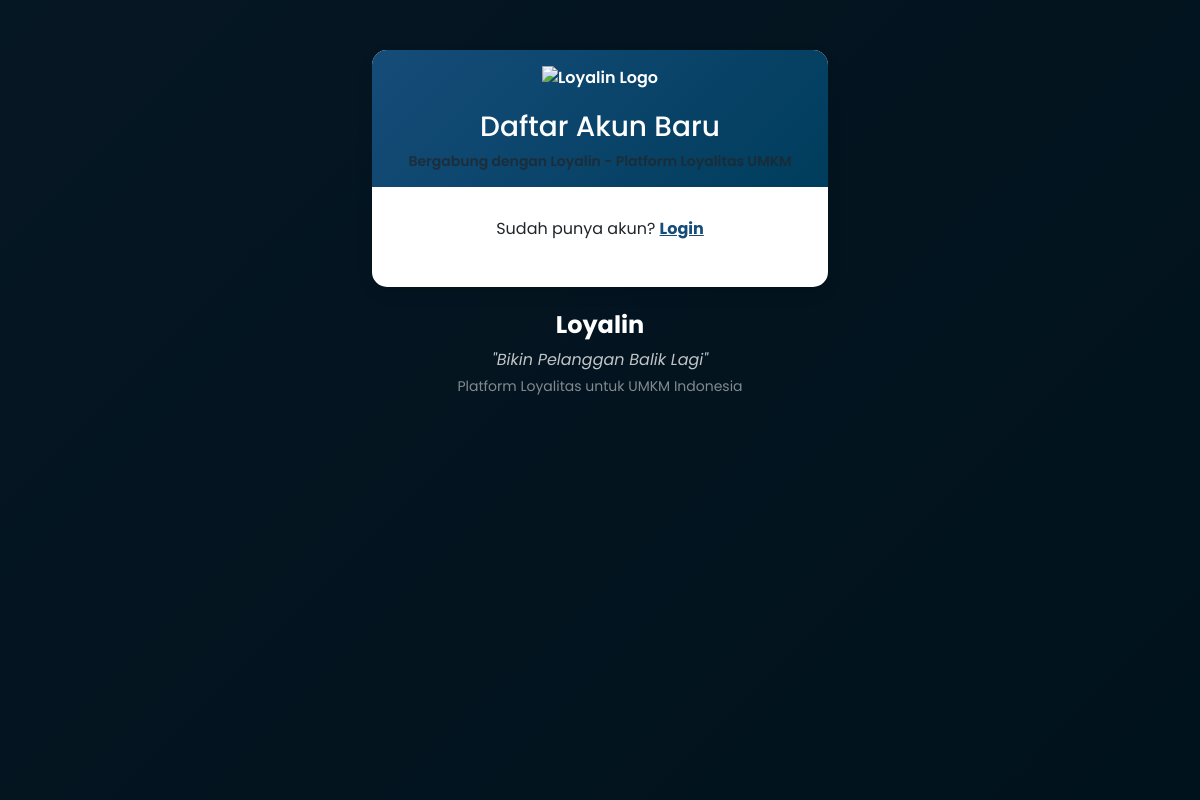
/register.php, run on an earlier commit of the app's database.
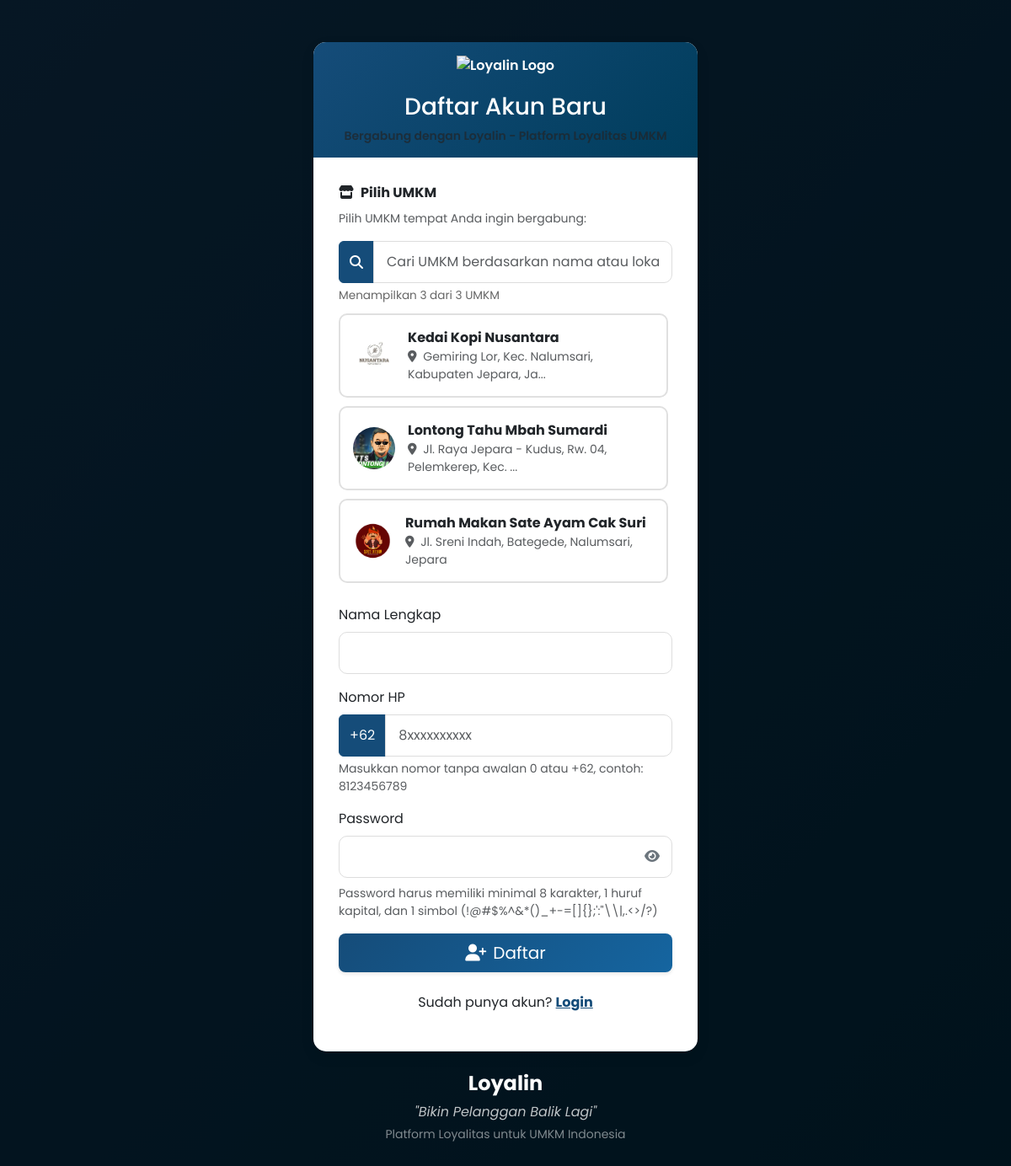
And on a later commit of the database.
### tables this page shows
CREATE TABLE `businesses` (
  `id` int NOT NULL,
  `business_name` varchar(255) NOT NULL,
  `business_slug` varchar(255) NOT NULL,
  `owner_name` varchar(255) DEFAULT NULL,
  `phone` varchar(15) DEFAULT NULL,
  `email` varchar(255) DEFAULT NULL,
  `address` text,
  `logo_path` varchar(255) DEFAULT NULL,
  `points_ratio` int DEFAULT '10000',
  `primary_color` varchar(7) DEFAULT '#e63946',
  `secondary_color` varchar(7) DEFAULT '#f1faee',
  `accent_color` varchar(7) DEFAULT '#f8a963',
  `subscription_status` enum('active','suspended','cancelled') DEFAULT 'active',
  `subscription_start_date` date DEFAULT NULL,
  `subscription_end_date` date DEFAULT NULL,
  `monthly_fee` decimal(10,2) DEFAULT '50000.00',
  `status` enum('active','inactive') DEFAULT 'active',
  `created_at` timestamp NULL DEFAULT CURRENT_TIMESTAMP,
  `updated_at` timestamp NULL DEFAULT CURRENT_TIMESTAMP ON UPDATE CURRENT_TIMESTAMP
);

### config/db.php (called while the page is built, shortened)
<?php
function getAllActiveBusinesses($conn) {
    $query = "SELECT * FROM businesses WHERE status = 'active' AND subscription_status = 'active' ORDER BY business_name ASC";
    $result = $conn->query($query);
    $businesses = [];
    if ($result->num_rows > 0) {
        while ($row = $result->fetch_assoc()) {
            $businesses[] = $row;
        }
    }
    return $businesses;
}
?>

### register.php (the view, shortened to what this page needs)
<?php
require_once 'config/db.php';
$basePath = '';
$activeBusinesses = getAllActiveBusinesses($conn);
$name = '';
$phone = '';
?>
<!DOCTYPE html>
<html lang="id">
<head>
    <link href="https://cdn.jsdelivr.net/npm/bootstrap@5.3.0/dist/css/bootstrap.min.css" rel="stylesheet">
    <link rel="stylesheet" href="https://cdnjs.cloudflare.com/ajax/libs/font-awesome/6.4.0/css/all.min.css">
    <link rel="stylesheet" href="<?php echo isset($basePath) ? $basePath : ''; ?>assets/css/style.css">
</head>
<body>
    <div class="auth-bg"></div>
    <div class="auth-overlay"></div>
    <div class="container register-container">
        <div class="card">
            <div class="card-header text-center">
                <div class="auth-logo">
                    <img src="assets/images/logo-loyalin.png" alt="Loyalin Logo" style="max-width: 200px;">
                </div>
                <h3>Daftar Akun Baru</h3>
                <p class="text-muted small mb-0">Bergabung dengan Loyalin - Platform Loyalitas UMKM</p>
            </div>
            <div class="card-body auth-form">
                <?php if(count($activeBusinesses) > 0): ?>
                <form method="POST" action="<?php echo htmlspecialchars($_SERVER["PHP_SELF"]); ?>"
                    onsubmit="return validateRegistrationForm()">
                    <div class="mb-3">
                        <label class="form-label fw-bold">
                            <i class="fas fa-store me-2"></i>Pilih UMKM
                        </label>
                        <p class="text-muted small">Pilih UMKM tempat Anda ingin bergabung:</p>
                        <div class="business-search-box">
                            <div class="input-group">
                                <span class="input-group-text"><i class="fas fa-search"></i></span>
                                <input type="text" class="form-control" id="businessSearch"
                                    placeholder="Cari UMKM berdasarkan nama atau lokasi...">
                            </div>
                            <div class="business-counter">
                                Menampilkan <span id="visibleCount"><?php echo count($activeBusinesses); ?></span>
                                dari <span id="totalCount"><?php echo count($activeBusinesses); ?></span> UMKM
                            </div>
                        </div>
                        <div class="business-list-container" id="businessList">
                            <?php foreach($activeBusinesses as $business): ?>
                            <div class="business-select-card" data-business-name="<?php echo strtolower($business['business_name']); ?>"
                                data-business-address="<?php echo strtolower($business['address']); ?>">
                                <label class="business-select-label" for="business_<?php echo $business['id']; ?>">
                                    <div class="d-flex align-items-center">
                                        <?php if($business['logo_path'] && file_exists($business['logo_path'])): ?>
                                            <img src="<?php echo $business['logo_path']; ?>" alt="Logo"
                                                style="width: 50px; height: 50px; object-fit: cover; border-radius: 50%; margin-right: 15px;">
                                        <?php endif; ?>
                                        <div class="flex-grow-1">
                                            <div class="fw-bold"><?php echo htmlspecialchars($business['business_name']); ?></div>
                                            <div class="text-muted small">
                                                <i class="fas fa-map-marker-alt me-1"></i>
                                                <?php echo htmlspecialchars(substr($business['address'], 0, 50)); ?><?php echo strlen($business['address']) > 50 ? '...' : ''; ?>
                                            </div>
                                        </div>
                                    </div>
                                </label>
                            </div>
                            <?php endforeach; ?>
                        </div>
                    </div>
                    <div class="mb-3">
                        <label for="name" class="form-label">Nama Lengkap</label>
                        <input type="text" class="form-control" id="name" name="name"
                            value="<?php echo htmlspecialchars($name); ?>" required>
                    </div>
                    <div class="mb-3">
                        <label for="phone" class="form-label">Nomor HP</label>
                        <div class="input-group">
                            <span class="input-group-text">+62</span>
                            <input type="text" class="form-control" id="phone" name="phone" placeholder="8xxxxxxxxxx"
                                value="<?php echo htmlspecialchars(str_replace('62', '', $phone)); ?>" required
                                onkeyup="formatPhoneNumberInput(this)">
                        </div>
                        <div class="form-text">Masukkan nomor tanpa awalan 0 atau +62, contoh: 8123456789</div>
                    </div>
                    <div class="mb-3">
                        <label for="password" class="form-label">Password</label>
                        <div class="password-container">
                            <input type="password" class="form-control" id="password" name="password" required>
                            <span class="password-toggle" onclick="togglePassword('password')">
                                <i class="fas fa-eye"></i>
                            </span>
                        </div>
                        <div class="form-text">
                            Password harus memiliki minimal 8 karakter, 1 huruf kapital, dan 1 simbol
                            (!@#$%^&*()_+-=[]{};':"\\|,.<>/?)
                        </div>
                    </div>
                    <div class="d-grid gap-2 mb-4">
                        <button type="submit" class="btn btn-primary btn-lg">
                            <i class="fas fa-user-plus me-2"></i>Daftar
                        </button>
                    </div>
                </form>
                <?php endif; ?>
                <div class="text-center">
                    <p>Sudah punya akun? <a href="login.php" class="text-primary fw-bold">Login</a></p>
                </div>
            </div>
        </div>
        <div class="text-center mt-4 text-white">
            <h4><strong>Loyalin</strong></h4>
            <p class="mb-1 opacity-75"><em>"Bikin Pelanggan Balik Lagi"</em></p>
            <p class="small mb-0 opacity-50">Platform Loyalitas untuk UMKM Indonesia</p>
        </div>
    </div>
</body>
</html>

### assets/css/style.css (style rules this page uses)
:root { --primary-color: #154c79; --secondary-color: #f8f9fa; --accent-color: #c5d900; --dark-color: #003d5c; --light-color: #e8f4f8; --success-color: #c5d900; --warning-color: #ff9800; --danger-color: #dc3545; }
body { font-family: "Poppins", sans-serif; background-color: #f8f9fa; color: #333; }
.btn-primary { background-color: var(--primary-color); border-color: var(--primary-color); box-shadow: 0 2px 4px rgba(0, 0, 0, 0.1); transition: all 0.3s ease; }
.card { border-radius: 15px; overflow: hidden; box-shadow: 0 6px 15px rgba(0, 0, 0, 0.1); margin-bottom: 20px; border: none; transition: all 0.3s ease; }
.card-header { background-color: var(--dark-color); color: white; font-weight: 600; padding: 15px 20px; border-bottom: none; }
.login-container, .register-container { max-width: 480px; margin: 50px auto; position: relative; z-index: 10; }
.auth-form { padding: 30px; }
.auth-logo { text-align: center; margin-bottom: 20px; }
.auth-logo img { height: 80px; }
.form-control { border-radius: 10px; padding: 12px 15px; border: 1px solid #ddd; transition: all 0.3s ease; }
.password-container { position: relative; }
.password-container .password-toggle { position: absolute; top: 50%; right: 15px; transform: translateY(-50%); cursor: pointer; color: #6c757d; transition: color 0.3s ease; }
.auth-bg { background-image: url("../images/backround-ai.png"); background-size: cover; background-position: center; position: fixed; top: 0; left: 0; width: 100%; height: 100%; z-index: -1; }
.auth-overlay { position: fixed; top: 0; left: 0; width: 100%; height: 100%; background-color: rgba(0, 0, 0, 0.7); z-index: 0; }

### register.php (style rules this page uses)
.card-header { background: linear-gradient(135deg, #154c79, #003d5c); color: white; border: none; }
.btn-primary { background: linear-gradient(135deg, #154c79, #1565a0); border: none; transition: all 0.3s; }
.text-primary { color: #154c79 !important; }
.input-group-text { background-color: #154c79; color: white; border-color: #154c79; }
.business-select-card { border: 2px solid #e0e0e0; border-radius: 10px; padding: 15px; margin-bottom: 10px; cursor: pointer; transition: all 0.3s ease; background: white; }
.business-select-label { margin: 0; cursor: pointer; width: 100%; }
.business-list-container { max-height: 400px; overflow-y: auto; padding-right: 5px; margin-bottom: 15px; }
.business-search-box { position: sticky; top: 0; background: white; z-index: 10; padding-bottom: 10px; }
.business-counter { font-size: 0.85rem; color: #666; margin-top: 5px; }
.auth-bg { background: linear-gradient(135deg, #154c79 0%, #003d5c 100%); }

What changed in the data, as far as the page shows it:
added businesses: logo_path (picture), business_name "Kedai Kopi Nusantara", address "Gemiring Lor, Kec. Nalumsari, Kabupaten Jepara, Ja"
added businesses: logo_path (picture), business_name "Lontong Tahu Mbah Sumardi", address "Jl. Raya Jepara - Kudus, Rw. 04, Pelemkerep, Kec."
added businesses: logo_path (picture), business_name "Rumah Makan Sate Ayam Cak Suri", address "Jl. Sreni Indah, Bategede, Nalumsari, Jepara"
Also different on the page:
count($activeBusinesses): (not shown) → "3"
text now shown: "Pilih UMKM Pilih UMKM tempat Anda ingin bergabung: Menampilkan dari UMKM Nama Lengkap Nomor HP +62 Masukkan nomor tanpa awalan 0 atau +62, contoh: 8123456789 Password Password harus memiliki minimal 8 karakter, 1 huruf kapital, dan 1 simbol (!@#$%^&*()_+-=[]{};':\"\\\\|,.<>/?) Daftar"
